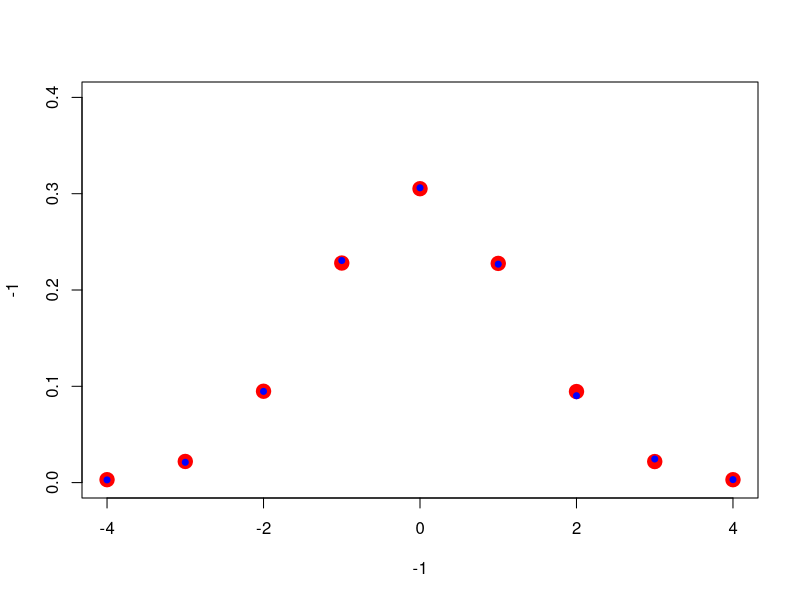
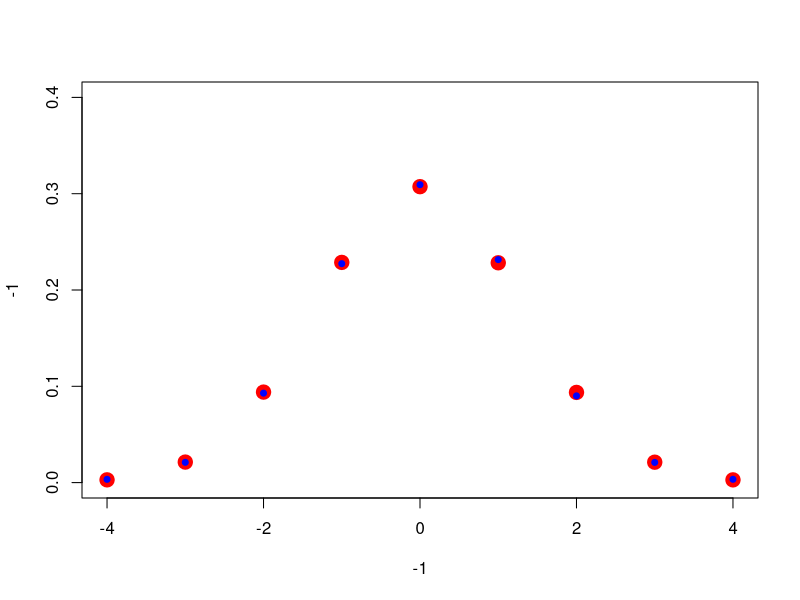
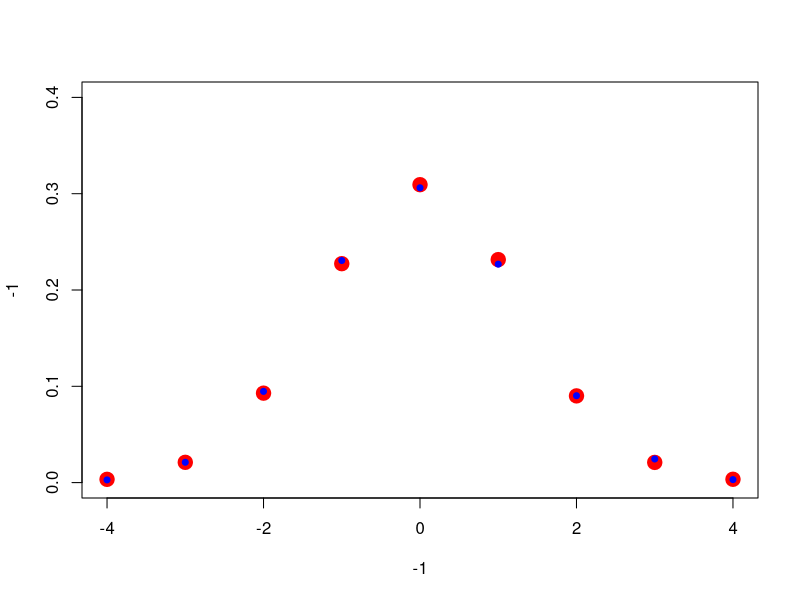
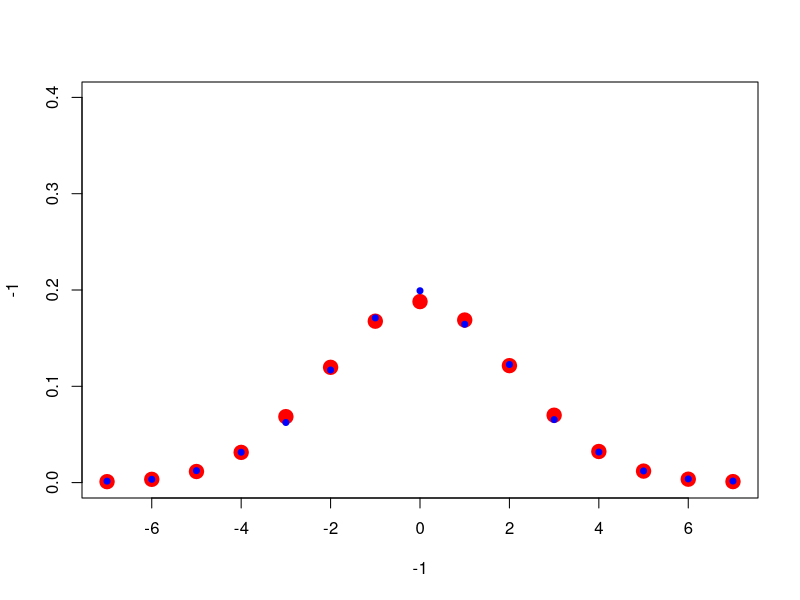

Reproduce these figures in R, in order.
library( MASS )

## Function for getting data (it's discrete) from experiment with our model
get_data = function() {
  frequencies <- c(28, 211, 947, 2306, 3061, 2268, 902, 245, 31)
  values <- -4:4
  data <- rep(values, frequencies)
  return (data)
}

## Get data
data = get_data()
data_length = length(data)

table = table(data)
values = as.numeric(names(table))
frequencies = as.numeric(table)
values
frequencies

## Compute mean and sd
mean = mean(data)
sd = sd(data)
mean
sd

## Get probabilities for the intervals
rightVals = c(-3.5:3.5, Inf)
leftVals = c(-Inf, -3.5:3.5)
x = c(-4:4)
probs = pnorm(rightVals, mean, sd) - pnorm(leftVals, mean, sd)

## Chisq test does not work with sample mean and sd
chisq.test(frequencies, p=probs)

## Optimize p value and find best sd (mean = prev mean)
optimize_data_sd = function(cur_data_sd) {
  cur_data_mean = mean
  probs = ( pnorm(rightVals, cur_data_mean, cur_data_sd) - 
    pnorm(leftVals, cur_data_mean, cur_data_sd) )
  cur_res = chisq.test(frequencies, p=probs)
  return (cur_res$p.value)
}

optimize_result = optimize(optimize_data_sd, 
                           interval = c(1, 2), maximum = TRUE, tol = 0.0001)
best_sd = optimize_result$maximum
best_sd

probs = pnorm(rightVals, mean, best_sd) - pnorm(leftVals, mean, best_sd)
plot(xlim = c(-4, 4), ylim = c(0, 0.4), x = -1, y = -1)
points(x, probs, col="red", pch=20, lwd = 10)
points(x, frequencies / data_length, col="blue", pch=20, lwd = 2)

## With best sd and mean = prev mean chisq test works
chisq.test(frequencies, p=probs)

############################################################################
## Same tests for 50 000 exps

## Function for getting data (it's discrete) from experiment with our model
get_data = function() {
  frequencies <- c(169, 1052, 4644, 11367, 15468, 11578, 4502, 1048, 172)
  values <- -4:4
  data <- rep(values, frequencies)
  return (data)
}

## Get data
data = get_data()
data_length = length(data)

table = table(data)
values = as.numeric(names(table))
frequencies = as.numeric(table)
values
frequencies

## Compute mean and sd
mean = mean(data)
sd = sd(data)
mean
sd

## Get probabilities for the intervals
rightVals = c(-3.5:3.5, Inf)
leftVals = c(-Inf, -3.5:3.5)
x = c(-4:4)
probs = pnorm(rightVals, mean, sd) - pnorm(leftVals, mean, sd)

## Chisq test does not work with sample mean and sd
chisq.test(frequencies, p=probs)

## Optimize p value and find best sd (mean = prev mean)
optimize_data_sd = function(cur_data_sd) {
  cur_data_mean = mean
  probs = ( pnorm(rightVals, cur_data_mean, cur_data_sd) - 
              pnorm(leftVals, cur_data_mean, cur_data_sd) )
  cur_res = chisq.test(frequencies, p=probs)
  return (cur_res$p.value)
}

optimize_result = optimize(optimize_data_sd, 
                           interval = c(1, 2), maximum = TRUE, tol = 0.0001)
best_sd = optimize_result$maximum
best_sd

probs = pnorm(rightVals, mean, best_sd) - pnorm(leftVals, mean, best_sd)
plot(xlim = c(-4, 4), ylim = c(0, 0.4), x = -1, y = -1)
points(x, probs, col="red", pch=20, lwd = 10)
points(x, frequencies / data_length, col="blue", pch=20, lwd = 2)

## With best sd and mean = prev mean chisq test works
chisq.test(frequencies, p=probs)


############################################################################
## Is it the same dist for 10 000 and 50 000 exps?
probs = c(169, 1052, 4644, 11367, 15468, 11578, 4502, 1048, 172) / 50000

## Function for getting data (it's discrete) from experiment with our model
get_data = function() {
  frequencies <- c(28, 211, 947, 2306, 3061, 2268, 902, 245, 31)
  values <- -4:4
  data <- rep(values, frequencies)
  return (data)
}

## Get data
data = get_data()
data_length = length(data)
table = table(data)
values = as.numeric(names(table))
frequencies = as.numeric(table)
frequencies

## Chisq test does not work with sample mean and sd
chisq.test(frequencies, p=probs)
x = c(-4:4)
plot(xlim = c(-4, 4), ylim = c(0, 0.4), x = -1, y = -1)
points(x, probs, col="red", pch=20, lwd = 10)
points(x, frequencies / data_length, col="blue", pch=20, lwd = 2)

############################################################################

## Same tests for Bartlett P1 and P2 flows
## Function for getting data (it's discrete) from experiment with our model
get_data = function() {
  frequencies <- c(15, 34, 124, 315, 624, 1169, 1710, 1992, 
                   1644, 1226, 654, 317, 121, 38, 16)
  values <- -7:7
  data <- rep(values, frequencies)
  return (data)
}

## Get data
data = get_data()
data_length = length(data)

table = table(data)
values = as.numeric(names(table))
frequencies = as.numeric(table)
values
frequencies

## Compute mean and sd
mean = mean(data)
sd = sd(data)
mean
sd

## Get probabilities for the intervals
rightVals = c(-6.5:6.5, Inf)
leftVals = c(-Inf, -6.5:6.5)
x = c(-7:7)
probs = pnorm(rightVals, mean, sd) - pnorm(leftVals, mean, sd)

## Chisq test does not work with sample mean and sd
chisq.test(frequencies, p=probs)

## Optimize p value and find best sd (mean = prev mean)
optimize_data_sd = function(cur_data_sd) {
  cur_data_mean = mean
  probs = ( pnorm(rightVals, cur_data_mean, cur_data_sd) - 
              pnorm(leftVals, cur_data_mean, cur_data_sd) )
  cur_res = chisq.test(frequencies, p=probs)
  return (cur_res$p.value)
}

optimize_result = optimize(optimize_data_sd, 
                           interval = c(2, 2.5), maximum = TRUE, tol = 0.0001)
best_sd = optimize_result$maximum
best_sd

probs = pnorm(rightVals, mean, best_sd) - pnorm(leftVals, mean, best_sd)
plot(xlim = c(-7, 7), ylim = c(0, 0.4), x = -1, y = -1)
points(x, probs, col="red", pch=20, lwd = 10)
points(x, frequencies / data_length, col="blue", pch=20, lwd = 2)

## With best sd and mean = prev mean chisq test works
chisq.test(frequencies, p=probs)
